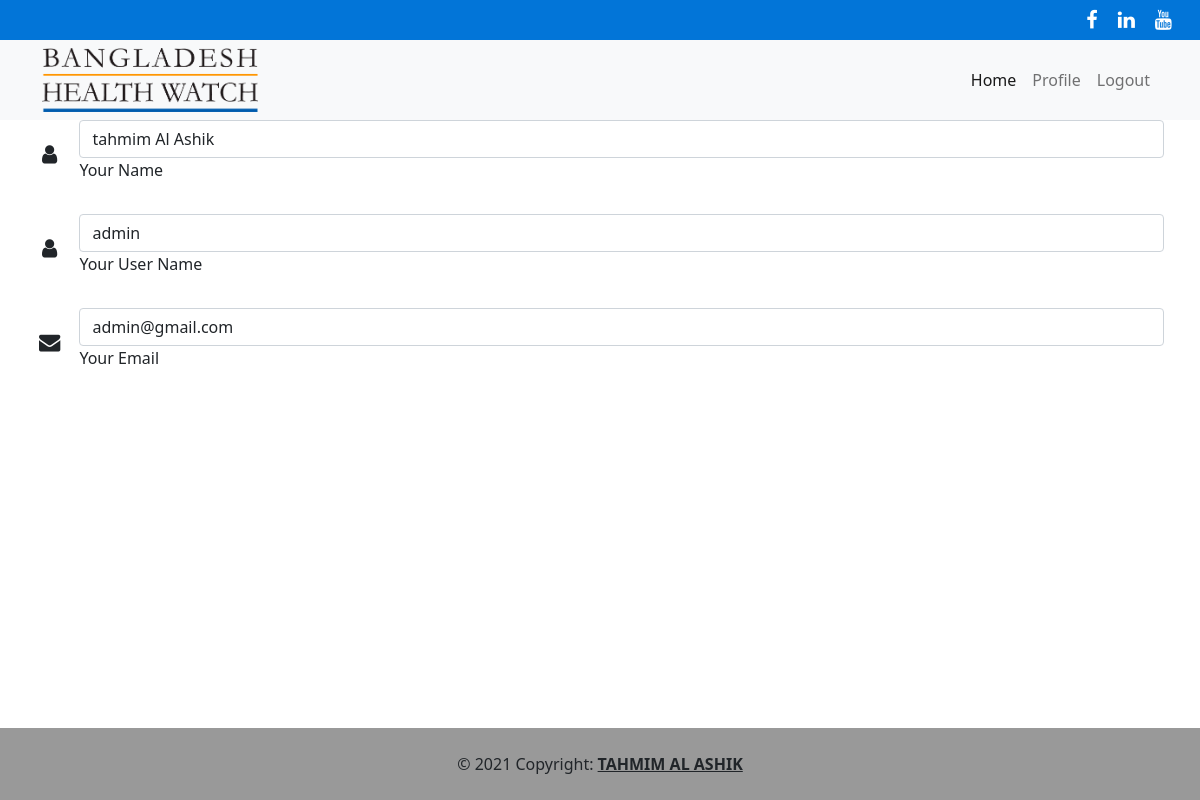
Page /profile.php?id=3 (signed in) on the committed database.
### tables this page shows
CREATE TABLE `users` (
  `id` int(11) NOT NULL,
  `name` varchar(255) NOT NULL,
  `username` varchar(255) NOT NULL,
  `email` varchar(255) NOT NULL,
  `password` varchar(255) NOT NULL
);

### library/User.php (called while the page is built, shortened)
<?php
include 'ProjectDatabase.php';
class User{
    private $db;
    public function __construct(){
        $this->db= new ProjectDatabase();
    }
    public function getUserById($id){
        $sql = "SELECT * FROM users WHERE id= :id LIMIT 1 ";
        $query = $this->db->pdo->prepare($sql);
        $query->bindValue(':id',$id);
         $query -> execute();
        $result = $query->fetch(PDO::FETCH_OBJ);
        return $result;
    }
}
?>

### library/ProjectDatabase.php (called while the page is built)
<?php
class ProjectDatabase{
    private $dbHost = "localhost";
    private $dbUser = "root";
    private $dbPass = "";
    private $dbName ="brac";
    public $pdo;
    public function __construct(){
        if(!isset($this->pdo)){
            try{
                $link = new PDO("mysql:host=".$this->dbHost.";dbname=".$this->dbName,$this->dbUser,$this->dbPass);
                $link->setAttribute(PDO::ATTR_ERRMODE,PDO::ERRMODE_EXCEPTION);
                $link->exec("SET CHARACTER SET utf8");
                $this-> pdo = $link;
            }catch (PDOException $e){
                echo"failed to connect with Database".$e->getMessage();
            }
        }
    }
}
?>

### profile.php (the view, shortened to what this page needs)
<?php
include 'library/user.php';
include "includes/header.php";
?>
<?php
if(isset($_GET['id'])){
    $userid = (int)$_GET['id'];
}
$user = new User();
?>
                                <?php
                                $userdata = $user ->getUserById($userid);
                                if($userdata){
                                ?>
                                <form class="mx-1 mx-md-4" action="" method="post">
                                    <div class="d-flex flex-row align-items-center mb-4">
                                        <i class="fa fa-user fa-lg me-3 fa-fw"></i>
                                        <div class="form-outline flex-fill mb-0">
                                            <input type="text" id="name" name="name" class="form-control" value="<?php echo $userdata->name;?>" />
                                            <label class="form-label" for="name">Your Name</label>
                                        </div>
                                    </div>
                                    <div class="d-flex flex-row align-items-center mb-4">
                                        <i class="fa fa-user fa-lg me-3 fa-fw"></i>
                                        <div class="form-outline flex-fill mb-0">
                                            <input type="text" id="username"  name="username" class="form-control" value="<?php echo $userdata->username;?>" />
                                            <label class="form-label" for="username">Your User Name</label>
                                        </div>
                                    </div>
                                    <div class="d-flex flex-row align-items-center mb-4">
                                        <i class="fa fa-envelope fa-lg me-3 fa-fw"></i>
                                        <div class="form-outline flex-fill mb-0">
                                            <input type="email" id="email" name="email" class="form-control" value="<?php echo $userdata->email;?>" />
                                            <label class="form-label" for="email">Your Email</label>
                                        </div>
                                    </div>
                                </form>
                                <?php
                                }
                                ?>
                            </div>
<br>
<br>
<br>
<br>
<?php
include "includes/footer.php"
?>

### rows in the picture
users: name "tahmim Al Ashik", username "admin", email "admin@gmail.com"
